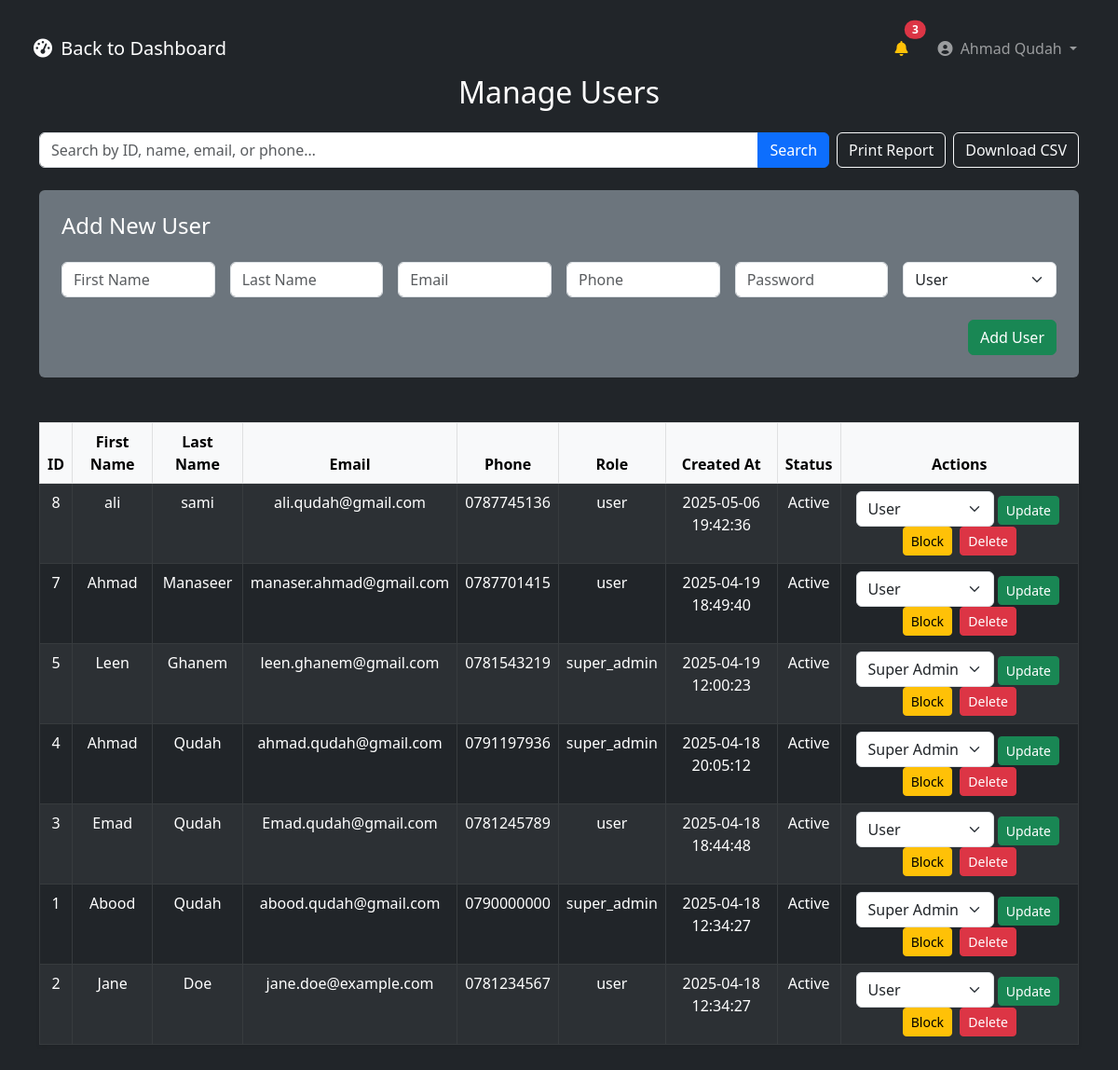
The app's page /businesshub/admin/manage_users.php (signed in) with its own data.
### tables this page shows
CREATE TABLE `users` (
  `id` int(11) NOT NULL,
  `first_name` varchar(100) DEFAULT NULL,
  `last_name` varchar(100) DEFAULT NULL,
  `avatar_url` varchar(255) DEFAULT NULL,
  `email` varchar(255) DEFAULT NULL,
  `phone` varchar(20) DEFAULT NULL,
  `password` varchar(255) DEFAULT NULL,
  `role` enum('user','super_admin') DEFAULT 'user',
  `created_at` timestamp NOT NULL DEFAULT current_timestamp(),
  `is_blocked` tinyint(1) NOT NULL DEFAULT 0
);

### businesshub/admin/manage_users.php (the view, shortened to what this page needs)
<?php
include('../includes/db.php');
$search = trim($_GET['search'] ?? '');
$whereSql = '';
$users = mysqli_query($conn, "
  SELECT id, first_name, last_name, email, phone, role, created_at, is_blocked
    FROM users
    $whereSql
    ORDER BY created_at DESC
");
?>
<!DOCTYPE html>
<html lang="en">
<head>
  <link rel="stylesheet" href="https://cdn.jsdelivr.net/npm/bootstrap@5.3.0/dist/css/bootstrap.min.css">
<link rel="stylesheet" href="https://cdn.jsdelivr.net/npm/bootstrap@5.3.0/dist/css/bootstrap.min.css">
<link rel="stylesheet" href="https://cdnjs.cloudflare.com/ajax/libs/font-awesome/6.0.0/css/all.min.css">
</head>
<?php
include __DIR__ . '/../includes/admin_nav.php'; ?>
<body class="bg-dark text-white p-4">
  <div class="container">
    <h2 class="mb-4 text-center">Manage Users</h2>
    <div class="d-flex mb-4 align-items-center no-print">
      <form method="GET" class="flex-grow-1 me-2">
        <div class="input-group">
          <input
            type="text"
            name="search"
            class="form-control"
            placeholder="Search by ID, name, email, or phone…"
            value="<?= htmlspecialchars($search) ?>"
          >
          <button class="btn btn-primary" type="submit">Search</button>
        </div>
      </form>
      <button class="btn btn-outline-light me-2" onclick="window.print()">Print Report</button>
      <a
        href="?export=csv<?= $search ? '&search='.urlencode($search) : '' ?>"
        class="btn btn-outline-light"
      >
        Download CSV
      </a>
    </div>
    <form method="POST" class="bg-secondary p-4 rounded mb-5 text-white no-print">
      <h4 class="mb-4">Add New User</h4>
      <div class="row g-3">
        <div class="col-md-2">
          <input type="text" name="first_name" placeholder="First Name" class="form-control" required>
        </div>
        <div class="col-md-2">
          <input type="text" name="last_name" placeholder="Last Name" class="form-control" required>
        </div>
        <div class="col-md-2">
          <input type="email" name="email" placeholder="Email" class="form-control" required>
        </div>
        <div class="col-md-2">
          <input type="text" name="phone" placeholder="Phone" class="form-control" required>
        </div>
        <div class="col-md-2">
          <input type="password" name="password" placeholder="Password" class="form-control" required>
        </div>
        <div class="col-md-2">
          <select name="role" class="form-select">
            <option value="user">User</option>
          </select>
        </div>
      </div>
      <div class="text-end mt-4">
        <button type="submit" name="add_user" class="btn btn-success">Add User</button>
      </div>
    </form>
    <table class="table table-dark table-striped table-bordered text-center shadow-sm">
      <thead class="table-light">
        <tr>
          <th>ID</th>
          <th>First Name</th>
          <th>Last Name</th>
          <th>Email</th>
          <th>Phone</th>
          <th>Role</th>
          <th>Created At</th>
          <th>Status</th>
          <th class="no-print">Actions</th>
        </tr>
      </thead>
      <tbody>
        <?php while ($u = mysqli_fetch_assoc($users)): ?>
        <tr>
          <td><?= $u['id'] ?></td>
          <td><?= htmlspecialchars($u['first_name']) ?></td>
          <td><?= htmlspecialchars($u['last_name']) ?></td>
          <td><?= htmlspecialchars($u['email']) ?></td>
          <td><?= htmlspecialchars($u['phone']) ?></td>
          <td><?= $u['role'] ?></td>
          <td><?= $u['created_at'] ?></td>
          <td><?= $u['is_blocked'] ? 'Blocked' : 'Active' ?></td>
          <td class="no-print">
            <form method="POST" class="d-inline me-1">
              <select name="new_role" class="form-select d-inline w-auto">
                <option value="user" <?= $u['role']==='user' ? 'selected' : '' ?>>User</option>
                <option value="super_admin" <?= $u['role']==='super_admin' ? 'selected' : '' ?>>Super Admin</option>
              </select>
              <button name="change_role" class="btn btn-sm btn-success">Update</button>
            </form>
            <form method="POST" class="d-inline me-1">
              <button name="toggle_block"
                      class="btn btn-sm <?= $u['is_blocked'] ? 'btn-success' : 'btn-warning' ?>">
                <?= $u['is_blocked'] ? 'Unblock' : 'Block' ?>
              </button>
            </form>
            <form method="POST" class="d-inline">
              <button name="delete_user" class="btn btn-sm btn-danger"
                      onclick="return confirm('Delete this user?')">
                Delete
              </button>
            </form>
          </td>
        </tr>
        <?php endwhile; ?>
      </tbody>
    </table>
  </div>
</body>
</html>

### businesshub/includes/admin_nav.php (shortened to what this page needs)
<nav class="navbar navbar-expand-lg navbar-dark bg-dark">
    <div class="container-fluid">
      <a class="navbar-brand" href="dashboard.php">
        <i class="fas fa-tachometer-alt me-1"></i>
       Back to Dashboard
      </a>
      <div class="collapse navbar-collapse" id="adminNavbar">
        <ul class="navbar-nav ms-auto align-items-center">
          <li class="nav-item me-3">
            <a class="nav-link position-relative" href="#">
              <i class="fas fa-bell text-warning"></i>
              <span class="position-absolute top-0 start-100 translate-middle badge rounded-pill bg-danger">
                3
              </span>
            </a>
          </li>
          <li class="nav-item dropdown">
            <a
              class="nav-link dropdown-toggle"
              href="#"
              id="userMenu"
              role="button"
              data-bs-toggle="dropdown"
              aria-expanded="false"
            >
              <i class="fas fa-user-circle me-1"></i>
              <?= htmlspecialchars($_SESSION['user_name']) ?>
            </a>
          </li>
        </ul>
      </div>
    </div>
  </nav>

### records on screen
users: id "8", first_name "ali", last_name "sami", email "ali.qudah@gmail.com", phone "0787745136", role "user", created_at "2025-05-06 19:42:36", is_blocked "Active", new_role "User"
users: id "7", first_name "Ahmad", last_name "Manaseer", email "manaser.ahmad@gmail.com", phone "0787701415", role "user", created_at "2025-04-19 18:49:40", is_blocked "Active", new_role "User"
users: id "5", first_name "Leen", last_name "Ghanem", email "leen.ghanem@gmail.com", phone "0781543219", role "super_admin", created_at "2025-04-19 12:00:23", is_blocked "Active", new_role "Super Admin"
users: id "4", first_name "Ahmad", last_name "Qudah", email "ahmad.qudah@gmail.com", phone "0791197936", role "super_admin", created_at "2025-04-18 20:05:12", is_blocked "Active", new_role "Super Admin"
users: id "3", first_name "Emad", last_name "Qudah", email "Emad.qudah@gmail.com", phone "0781245789", role "user", created_at "2025-04-18 18:44:48", is_blocked "Active", new_role "User"
users: id "1", first_name "Abood", last_name "Qudah", email "abood.qudah@gmail.com", phone "0790000000", role "super_admin", created_at "2025-04-18 12:34:27", is_blocked "Active", new_role "Super Admin"
users: id "2", first_name "Jane", last_name "Doe", email "jane.doe@example.com", phone "0781234567", role "user", created_at "2025-04-18 12:34:27", is_blocked "Active", new_role "User"

### other values on screen
$_SESSION['user_name'] "Ahmad Qudah"
